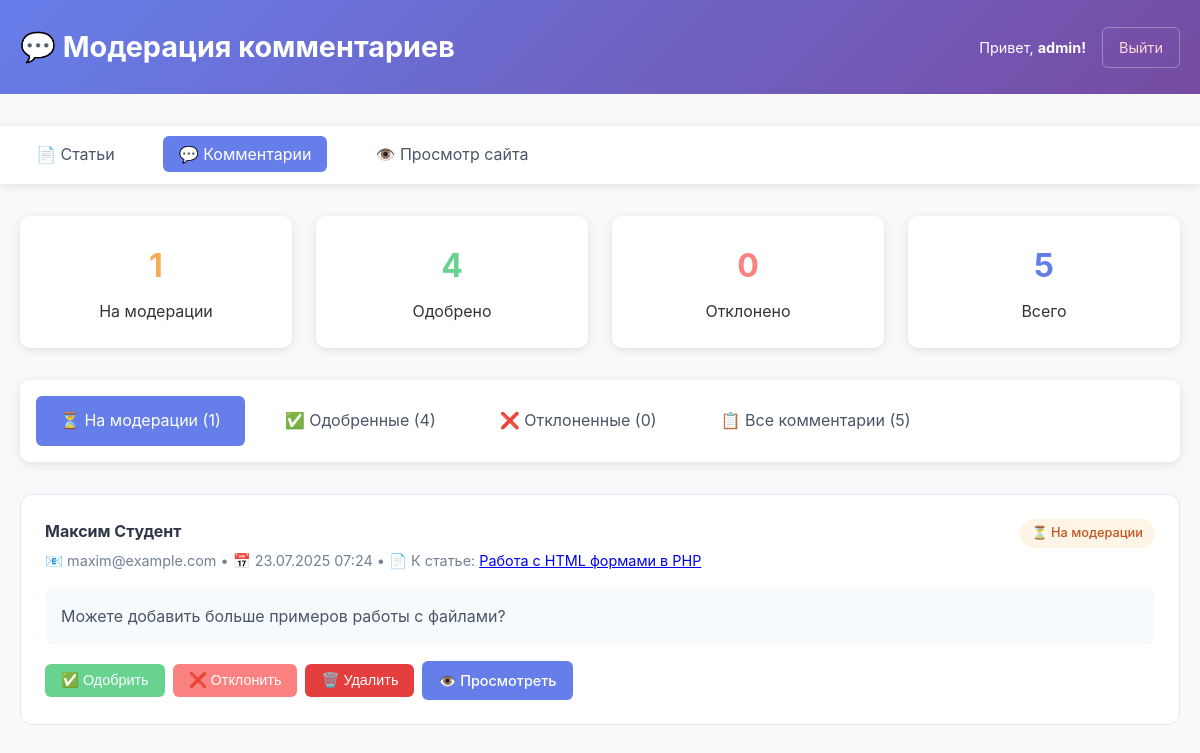
Page /admin/comments_admin.php (signed in) on the committed database.
### tables this page shows
CREATE TABLE comments (
    id INT PRIMARY KEY AUTO_INCREMENT,
    article_id INT NOT NULL,
    author_name VARCHAR(100) NOT NULL,
    author_email VARCHAR(150) NOT NULL,
    content TEXT NOT NULL,
    status ENUM('pending', 'approved', 'rejected') DEFAULT 'pending',
    created_at TIMESTAMP DEFAULT CURRENT_TIMESTAMP,
    updated_at TIMESTAMP DEFAULT CURRENT_TIMESTAMP ON UPDATE CURRENT_TIMESTAMP,
    
    FOREIGN KEY (article_id) REFERENCES articles(id) ON DELETE CASCADE,
    
    INDEX idx_article (article_id),
    INDEX idx_status (status),
    INDEX idx_created (created_at)
);

CREATE TABLE articles (
    id INT PRIMARY KEY AUTO_INCREMENT,
    title VARCHAR(255) NOT NULL,
    slug VARCHAR(255) UNIQUE,
    content TEXT NOT NULL,
    excerpt TEXT,
    author_id INT NOT NULL,
    category_id INT NOT NULL,
    reading_time INT DEFAULT 5,
    views INT DEFAULT 0,
    status ENUM('draft', 'published') DEFAULT 'published',
    published_at DATE,
    created_at TIMESTAMP DEFAULT CURRENT_TIMESTAMP,
    updated_at TIMESTAMP DEFAULT CURRENT_TIMESTAMP ON UPDATE CURRENT_TIMESTAMP,
    
     
    FOREIGN KEY (author_id) REFERENCES users(id) ON DELETE CASCADE,
    FOREIGN KEY (category_id) REFERENCES categories(id) ON DELETE CASCADE,
    
     
    INDEX idx_author (author_id),
    INDEX idx_category (category_id),
    INDEX idx_status (status),
    INDEX idx_published (published_at),
    INDEX idx_views (views),
    
     
    FULLTEXT KEY ft_search (title, content, excerpt)
);

### admin/auth.php (called while the page is built, shortened)
<?php
require_once '../functions.php';
function isAdminLoggedIn() {
    return isset($_SESSION['admin_id']) && isset($_SESSION['admin_username']);
}
function getCurrentAdmin() {
    return [
        'id' => $_SESSION['admin_id'],
        'username' => $_SESSION['admin_username'],
        'email' => $_SESSION['admin_email'] ?? ''
    ];
}
?>

### functions.php (called while the page is built, shortened)
<?php
function formatDateTime($datetime) {
    return date('d.m.Y H:i', strtotime($datetime));
}
function getAllComments($status = null) {
    try {
        $pdo = getDatabaseConnection();
        if ($status) {
            $stmt = $pdo->prepare("
                SELECT c.*, a.title as article_title
                FROM comments c
                JOIN articles a ON c.article_id = a.id
                WHERE c.status = ?
                ORDER BY c.created_at DESC
            ");
            $stmt->execute([$status]);
        } else {
            $stmt = $pdo->query("
                SELECT c.*, a.title as article_title
                FROM comments c
                JOIN articles a ON c.article_id = a.id
                ORDER BY c.created_at DESC
            ");
        }
        return $stmt->fetchAll();
    } catch (PDOException $e) {
        error_log("Error getting all comments: " . $e->getMessage());
        return [];
    }
}
?>

### admin/comments_admin.php (the view, shortened to what this page needs)
<?php
require_once 'auth.php';
require_once '../functions.php';
$currentAdmin = getCurrentAdmin();
$statusFilter = $_GET['status'] ?? 'pending';
if ($statusFilter === 'all') {
    $comments = getAllComments();
} else {
    $comments = getAllComments($statusFilter);
}
$commentStats = [
    'pending' => count(getAllComments('pending')),
    'approved' => count(getAllComments('approved')),
    'rejected' => count(getAllComments('rejected')),
    'total' => count(getAllComments())
];
?>
<!DOCTYPE html>
<html lang="ru">
<head>
    <link rel="stylesheet" href="style.css">
</head>
<body>
    <div class="admin-header">
        <div class="container">
            <div class="admin-title">
                <h1>💬 Модерация комментариев</h1>
            </div>
            <div class="admin-user">
                <span>Привет, <strong><?php echo htmlspecialchars($currentAdmin['username']) ?>!</strong></span>
                <a href="?logout=1">Выйти</a>
            </div>
        </div>
    </div>
    <div class="admin-nav">
        <div class="container">
            <ul>
                <li><a href="index.php">📄 Статьи</a></li>
                <li><a href="comments_admin.php" class="active">💬 Комментарии</a></li>
                <li><a href="../index.php" target="_blank">👁️ Просмотр сайта</a></li>
            </ul>
        </div>
    </div>
    <div class="container">
        <div class="comments-stats">
            <div class="stat-card pending">
                <h3><?php echo $commentStats['pending'] ?></h3>
                <p>На модерации</p>
            </div>
            <div class="stat-card approved">
                <h3><?php echo $commentStats['approved'] ?></h3>
                <p>Одобрено</p>
            </div>
            <div class="stat-card rejected">
                <h3><?php echo $commentStats['rejected'] ?></h3>
                <p>Отклонено</p>
            </div>
            <div class="stat-card total">
                <h3><?php echo $commentStats['total'] ?></h3>
                <p>Всего</p>
            </div>
        </div>
        <div class="filter-tabs">
            <ul>
                <li>
                    <a href="?status=pending" class="<?php echo $statusFilter === 'pending' ? 'active' : '' ?>">
                        ⏳ На модерации (<?php echo $commentStats['pending'] ?>)
                    </a>
                </li>
                <li>
                    <a href="?status=approved" class="<?php echo $statusFilter === 'approved' ? 'active' : '' ?>">
                        ✅ Одобренные (<?php echo $commentStats['approved'] ?>)
                    </a>
                </li>
                <li>
                    <a href="?status=rejected" class="<?php echo $statusFilter === 'rejected' ? 'active' : '' ?>">
                        ❌ Отклоненные (<?php echo $commentStats['rejected'] ?>)
                    </a>
                </li>
                <li>
                    <a href="?status=all" class="<?php echo $statusFilter === 'all' ? 'active' : '' ?>">
                        📋 Все комментарии (<?php echo $commentStats['total'] ?>)
                    </a>
                </li>
            </ul>
        </div>
        <main>
            <?php if (empty($comments)): ?>
            <div class="no-comments">
                <h3>💬
                    <?php
                    switch ($statusFilter) {
                        case 'pending': echo 'Нет комментариев на модерации'; break;
                        case 'approved': echo 'Нет одобренных комментариев'; break;
                        case 'rejected': echo 'Нет отклоненных комментариев'; break;
                        default: echo 'Комментариев пока нет';
                    }
                    ?>
                </h3>
                <p>
                    <?php if ($statusFilter === 'pending'): ?>
                    Все комментарии уже обработаны!
                    <?php else: ?>
                    Когда пользователи начнут оставлять комментарии, они появятся здесь.
                    <?php endif; ?>
                </p>
                <div style="margin-top: 1rem;">
                    <a href="admin/index.php" class="btn btn-view">📄 Управление статьями</a>
                    <a href="../index.php" class="btn btn-view" target="_blank">👁️ Просмотр сайта</a>
                </div>
            </div>
            <?php else: ?>
            <?php foreach ($comments as $comment): ?>
            <div class="comment-moderation">
                <div class="comment-header">
                    <div class="comment-author-info">
                        <h4><?php echo htmlspecialchars($comment['author_name']) ?></h4>
                        <div class="comment-meta">
                            📧 <?php echo htmlspecialchars($comment['author_email']) ?> •
                            📅 <?php echo formatDateTime($comment['created_at']) ?> •
                            📄 К статье: <a href="article.php?id=<?php echo $comment['article_id'] ?>" target="_blank"><?php echo htmlspecialchars($comment['article_title']) ?></a>
                        </div>
                    </div>
                    <div class="comment-status <?php echo $comment['status'] ?>">
                        <?php
                        switch ($comment['status']) {
                            case 'pending': echo '⏳ На модерации'; break;
                        }
                        ?>
                    </div>
                </div>
                <div class="comment-content">
                    <?php echo nl2br(htmlspecialchars($comment['content'])) ?>
                </div>
                <div class="comment-actions">
                    <?php if ($comment['status'] !== 'approved'): ?>
                    <form method="POST" style="display: inline;">
                        <button type="submit" name="approve" class="btn btn-approve">
                            ✅ Одобрить
                        </button>
                    </form>
                    <?php endif; ?>
                    <?php if ($comment['status'] !== 'rejected'): ?>
                    <form method="POST" style="display: inline;">
                        <button type="submit" name="reject" class="btn btn-reject">
                            ❌ Отклонить
                        </button>
                    </form>
                    <?php endif; ?>
                    <form method="POST" style="display: inline;"
                          onsubmit="return confirm('Вы уверены, что хотите удалить этот комментарий? Это действие нельзя отменить.');">
                        <button type="submit" name="delete" class="btn btn-delete">
                            🗑️ Удалить
                        </button>
                    </form>
                    <a href="article.php?id=<?php echo $comment['article_id'] ?>#comments" target="_blank" class="btn btn-view">
                        👁️ Просмотреть
                    </a>
                </div>
            </div>
            <?php endforeach; ?>
            <?php endif; ?>
        </main>
    </div>
</body>
</html>

### style.css (style rules this page uses)
* { margin: 0; padding: 0; box-sizing: border-box; }
body { font-family: -apple-system, BlinkMacSystemFont, 'Segoe UI', system-ui, sans-serif; line-height: 1.6; color: #333; background: #f8f9fa; }
.container { max-width: 1200px; margin: 0 auto; padding: 0 20px; }
.comment-header { display: flex; align-items: center; margin-bottom: 1rem; }
.comment-content { color: #4a5568; line-height: 1.6; }
.btn { display: inline-block; background: #667eea; color: white; padding: 0.75rem 1.5rem; text-decoration: none; border-radius: 8px; font-weight: 500; transition: all 0.3s ease; border: none; cursor: pointer; font-size: 1rem; text-align: center; }

### admin/comments_admin.php (style rules this page uses)
.admin-header { background: linear-gradient(135deg, #667eea 0%, #764ba2 100%); color: white; padding: 1.5rem 0; margin-bottom: 2rem; }
.admin-header .container { display: flex; justify-content: space-between; align-items: center; }
.admin-title h1 { margin: 0; font-size: 1.8rem; }
.admin-user { display: flex; align-items: center; gap: 1rem; font-size: 0.9rem; }
.admin-user a { color: #fed7d7; text-decoration: none; padding: 0.5rem 1rem; border: 1px solid rgba(255,255,255,0.3); border-radius: 6px; transition: all 0.3s ease; }
.admin-nav { background: white; padding: 1rem 0; margin-bottom: 2rem; box-shadow: 0 2px 10px rgba(0,0,0,0.1); }
.admin-nav ul { list-style: none; margin: 0; padding: 0; display: flex; gap: 2rem; }
.admin-nav a { color: #4a5568; text-decoration: none; padding: 0.5rem 1rem; border-radius: 6px; transition: all 0.3s ease; }
.admin-nav a:hover, .admin-nav a.active { background: #667eea; color: white; }
.comments-stats { display: grid; grid-template-columns: repeat(auto-fit, minmax(200px, 1fr)); gap: 1.5rem; margin-bottom: 2rem; }
.stat-card { background: white; padding: 1.5rem; border-radius: 10px; box-shadow: 0 2px 10px rgba(0,0,0,0.1); text-align: center; }
.stat-card h3 { font-size: 2rem; margin-bottom: 0.5rem; }
.stat-card.pending h3 { color: #f6ad55; }
.stat-card.approved h3 { color: #68d391; }
.stat-card.rejected h3 { color: #fc8181; }
.stat-card.total h3 { color: #667eea; }
.filter-tabs { background: white; padding: 1rem; border-radius: 10px; box-shadow: 0 2px 10px rgba(0,0,0,0.1); margin-bottom: 2rem; }
.filter-tabs ul { list-style: none; margin: 0; padding: 0; display: flex; gap: 1rem; }
.filter-tabs a { color: #4a5568; text-decoration: none; padding: 0.75rem 1.5rem; border-radius: 6px; transition: all 0.3s ease; display: flex; align-items: center; gap: 0.5rem; }
.filter-tabs a:hover, .filter-tabs a.active { background: #667eea; color: white; }
.comment-moderation { background: white; border: 1px solid #e2e8f0; border-radius: 12px; padding: 1.5rem; margin-bottom: 1rem; transition: all 0.3s ease; }
.comment-header { display: flex; justify-content: space-between; align-items: flex-start; margin-bottom: 1rem; }
.comment-author-info h4 { margin: 0 0 0.25rem 0; color: #2d3748; }
.comment-meta { font-size: 0.9rem; color: #718096; }
.comment-status { padding: 0.25rem 0.75rem; border-radius: 20px; font-size: 0.8rem; font-weight: 500; }
.comment-status.pending { background: #fef5e7; color: #c05621; }
.comment-content { background: #f7fafc; padding: 1rem; border-radius: 8px; margin-bottom: 1rem; line-height: 1.6; }
.comment-actions { display: flex; gap: 0.5rem; align-items: center; flex-wrap: wrap; }
.btn { padding: 0.5rem 1rem; border: none; border-radius: 6px; cursor: pointer; font-size: 0.9rem; text-decoration: none; display: inline-flex; align-items: center; gap: 0.25rem; transition: all 0.3s ease; }
.btn-approve { background: #68d391; color: white; }
.btn-reject { background: #fc8181; color: white; }
.btn-delete { background: #e53e3e; color: white; }
.btn-view { background: #667eea; color: white; }

### rows in the picture
comments: author_name "Максим Студент", author_email "maxim@example.com", created_at "23.07.2025 07:24", article.title "Работа с HTML формами в PHP", status "⏳ На модерации", content "Можете добавить больше примеров работы с файлами?"

### other values in the picture
$currentAdmin['username'] "admin"
$commentStats['pending'] "1"
$commentStats['approved'] "4"
$commentStats['rejected'] "0"
$commentStats['total'] "5"
